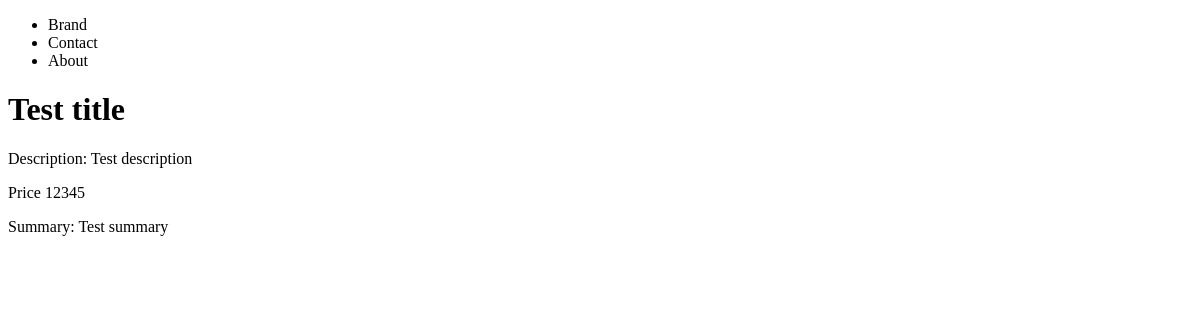
/product/, run on an earlier commit of the app's database.
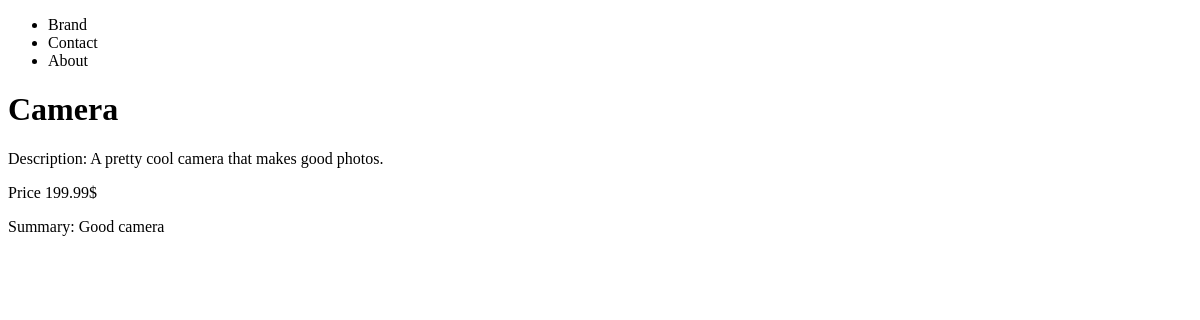
And on a later commit of the database.
### products/models.py (models this page shows)
class Product(models.Model):
    title       = models.CharField(max_length=120) # max_length is required
    description = models.TextField(blank=True, null=True)
    price       = models.TextField()
    summary     = models.TextField(blank=True, null=False) # If blank is set to True, it makes it so that the field is required
    feature     = models.BooleanField()

### products/views.py (the view)
# urls.py: path('product/', product_detail_view, name="product"),
def product_detail_view(request):
    obj = Product.objects.get(id=1)
    context = {
        'object': obj
    }
    return render(request, "product/detail.html",context)

### templates/product/detail.html
{% extends 'base.html' %}
{% block content %}
    <h1>{{ object.title }}</h1>
    <p>Description:
        {% if object.description != None and object.description != '' %}
            {{ object.description }}
        {% else %}
            Coming soon
        {% endif %}
    </p>
    <p>Price {{ object.price }}</p>
    {% if object.summary != None and object.summary != '' %}
        <p>Summary: {{ object.summary }}</p>
    {% endif %}
{% endblock %}

### templates/base.html (shortened to what this page needs)
<!DOCTYPE html>
<html lang="en">
<head>
</head>
<body>
    {% include 'navbar.html' %}
    {% block content %}{% endblock %}
</body>
</html>

### templates/navbar.html
<nav>
    <ul>
        <li>Brand</li>
        <li>Contact</li>
        <li>About</li>
    </ul>
</nav>

What changed in the data, as far as the page shows it:
changed Product: title "Test title" → "Camera"; description "Test description" → "A pretty cool camera that makes good photos."; price "12345" → "199.99$"; summary "Test summary" → "Good camera"
